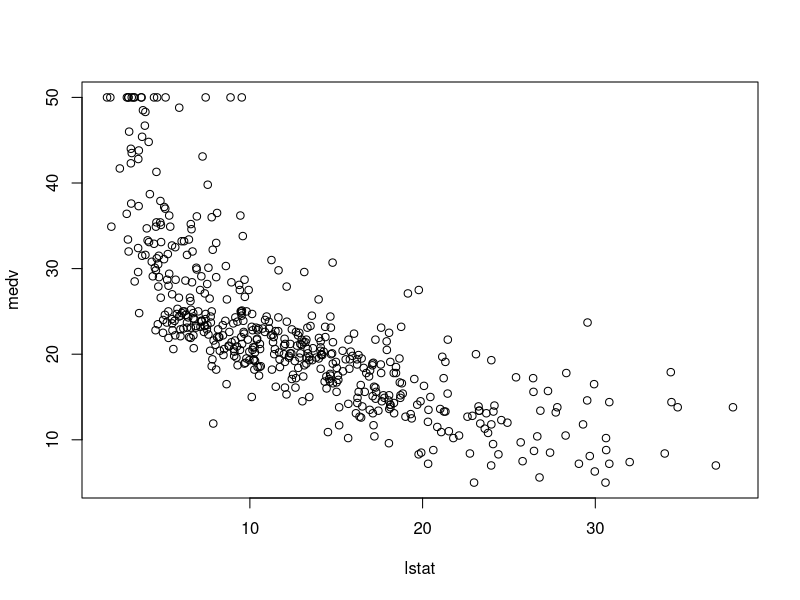

The R script that drew this image: (Note: this script raises an error after producing the figure.)
library(MASS)
# Different Plotting Characters
plot(Boston$lstat,Boston$medv,xlab = "lstat",ylab = "medv")
abline(lm.fit,lwd = 3, col = "red")
plot(Boston$lstat,Boston$medv,pch = 20)

plot(Boston$lstat,Boston$medv,pch = "+")

plot(1:20,1:20,pch = 1:20)

#Multiple linear regression
stock3.lm = lm(Stock_Index_Price ~ Interest_Rate+Unemployment_Rate+Year,
               data = stock_price)
summary(stock3.lm)
#Interpret B_3:  For each additional year the stock index price increases
#on average by $28.89 , given a fixed interest rate and unemployment rate.

#Multicollinarity
cor(stock_price[,-2])

#Anova
anova(stock3.lm)
SST_stock = 894463+22394+980+103579
SSE_stock = 103579
#Test Statistic: 
F_stock = ((SST_stock - SSE_stock)/3)/(SSE_stock/20)
#P-value
1 - pf(F_stock,3,20)


#Without Year
stock2.lm = lm(Stock_Index_Price ~ Interest_Rate + Unemployment_Rate,
               data = stock_price)
summary(stock2.lm)
par(mfrow = c(2,2))
plot(stock2.lm)

#stepwise Regression
step(stock3.lm) #stepwise "both directions"
step(stock3.lm,direction = "forward")
step(stock3.lm,direction = "backward")

anova(stock2.lm)
(104559/5179) + 2*3 -24 #Cp for Interest rate + Unemployment rate
(103579/5179) +2*4 -24 #Cp with all 3 variables
anova(stock.lm)
(126953/5179) + 2*2 -24 #Cp with Interest rate only

2*3 + 24 *log(104559/24) #AIC for Interest rate + unemployment rate
2*2 + 24*log(126953/24) #AIC for Interest rate
2*4 + 24*log(103579/24) #AIC for all 3 variables

BIC(stock.lm) #Interest Rate
BIC(stock2.lm) #Interest Rate + Unemployement Rate
BIC(stock3.lm) #Interest Rate + Unemployement Rate + Year

1 - (104559/(24-2-1))/(1021416/23) #Adjusted R^2 for Interest Rate + Unemployment

#install.packages("leaps")
library(leaps)
stock.fit = regsubsets(Stock_Index_Price ~ Unemployment_Rate +
                         Interest_Rate + Year, data = stock_price)
stock.res = summary(stock.fit)
stock.res
stock.stat = cbind(stock.res$rsq,
                   stock.res$adjr2,
                   stock.res$cp,
                   stock.res$bic)
colnames(stock.stat) = c("rsq","Adjr2","Cp","BIC")
stock.stat

#Prediction Interval
predict(stock2.lm,
       newdata = data.frame(Interest_Rate = 2.25, Unemployment_Rate = 6.0),
       interval = "p")

#Confidence Interval
predict(stock2.lm,
        newdata = data.frame(Interest_Rate = 2.25, Unemployment_Rate = 6.0),
        interval = "c")
